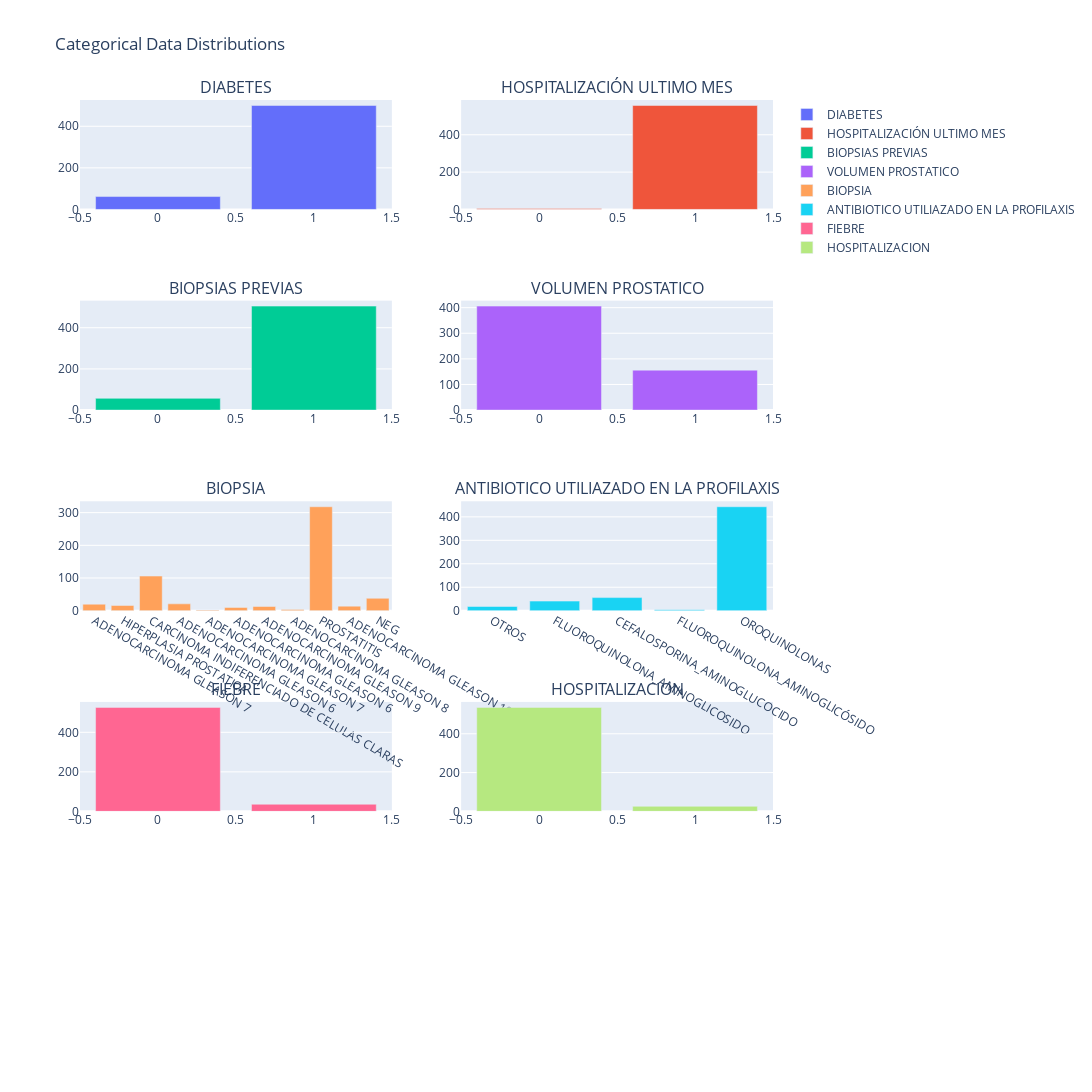

Source (notebook cell):
### Markdown cell above
Grafico de Columnas de las Variables Categoricas

### Code cell
fig = make_subplots(rows=5, cols=2, subplot_titles=categorical_columns)

for i,column in enumerate(categorical_columns):
    data = df[column]
    x = data.unique()
    y = data.value_counts()[:,1]
    row = i // 2 + 1
    col = i % 2 + 1
    fig.add_trace(go.Bar(x=x, y=y, name=column), row=row, col=col)

fig.update_layout(height=1800, width=1200, title_text="Categorical Data Distributions")

### Figure 1 — Plotly figure (JSON) as saved in the notebook; plotly's stock layout.template omitted (floating-point values rounded to 4 significant figures)
{"data": [{"name": "DIABETES", "type": "bar", "x": [0, 1], "xaxis": "x", "y": [62, 500], "yaxis": "y"}, {"name": "HOSPITALIZACIÓN ULTIMO MES", "type": "bar", "x": [0, 1], "xaxis": "x2", "y": [5, 557], "yaxis": "y2"}, {"name": "BIOPSIAS PREVIAS", "type": "bar", "x": [0, 1], "xaxis": "x3", "y": [57, 505], "yaxis": "y3"}, {"name": "VOLUMEN PROSTATICO", "type": "bar", "x": [0, 1], "xaxis": "x4", "y": [406, 156], "yaxis": "y4"}, {"name": "BIOPSIA", "type": "bar", "x": ["ADENOCARCINOMA GLEASON 7 ", "HIPERPLASIA PROSTATICA", "CARCINOMA INDIFERENCIADO DE CELULAS CLARAS", "ADENOCARCINOMA GLEASON 6 ", "ADENOCARCINOMA GLEASON 7", "ADENOCARCINOMA GLEASON 6", "ADENOCARCINOMA GLEASON 9 ", "ADENOCARCINOMA GLEASON 8 ", "PROSTATITIS", "ADENOCARCINOMA GLEASON 10 ", "NEG"], "xaxis": "x5", "y": [20, 16, 106, 21, 2, 10, 13, 4, 318, 14, 38], "yaxis": "y5"}, {"name": "ANTIBIOTICO UTILIAZADO EN LA PROFILAXIS", "type": "bar", "x": ["OTROS", "FLUOROQUINOLONA_AMINOGLICOSIDO", "CEFALOSPORINA_AMINOGLUCOCIDO", "FLUOROQUINOLONA_AMINOGLICÓSIDO", "OROQUINOLONAS"], "xaxis": "x6", "y": [18, 41, 56, 4, 443], "yaxis": "y6"}, {"name": "FIEBRE", "type": "bar", "x": [0, 1], "xaxis": "x7", "y": [526, 36], "yaxis": "y7"}, {"name": "HOSPITALIZACION", "type": "bar", "x": [0, 1], "xaxis": "x8", "y": [536, 26], "yaxis": "y8"}], "layout": {"annotations": [{"font": {"size": 16}, "showarrow": false, "text": "DIABETES", "x": 0.225, "xanchor": "center", "xref": "paper", "y": 1, "yanchor": "bottom", "yref": "paper"}, {"font": {"size": 16}, "showarrow": false, "text": "HOSPITALIZACIÓN ULTIMO MES", "x": 0.775, "xanchor": "center", "xref": "paper", "y": 1, "yanchor": "bottom", "yref": "paper"}, {"font": {"size": 16}, "showarrow": false, "text": "BIOPSIAS PREVIAS", "x": 0.225, "xanchor": "center", "xref": "paper", "y": 0.78, "yanchor": "bottom", "yref": "paper"}, {"font": {"size": 16}, "showarrow": false, "text": "VOLUMEN PROSTATICO", "x": 0.775, "xanchor": "center", "xref": "paper", "y": 0.78, "yanchor": "bottom", "yref": "paper"}, {"font": {"size": 16}, "showarrow": false, "text": "BIOPSIA", "x": 0.225, "xanchor": "center", "xref": "paper", "y": 0.56, "yanchor": "bottom", "yref": "paper"}, {"font": {"size": 16}, "showarrow": false, "text": "ANTIBIOTICO UTILIAZADO EN LA PROFILAXIS", "x": 0.775, "xanchor": "center", "xref": "paper", "y": 0.56, "yanchor": "bottom", "yref": "paper"}, {"font": {"size": 16}, "showarrow": false, "text": "FIEBRE", "x": 0.225, "xanchor": "center", "xref": "paper", "y": 0.34, "yanchor": "bottom", "yref": "paper"}, {"font": {"size": 16}, "showarrow": false, "text": "HOSPITALIZACION", "x": 0.775, "xanchor": "center", "xref": "paper", "y": 0.34, "yanchor": "bottom", "yref": "paper"}], "height": 1800, "title": {"text": "Categorical Data Distributions"}, "width": 1200, "xaxis": {"anchor": "y", "domain": [0, 0.45]}, "xaxis10": {"anchor": "y10", "domain": [0.55, 1]}, "xaxis2": {"anchor": "y2", "domain": [0.55, 1]}, "xaxis3": {"anchor": "y3", "domain": [0, 0.45]}, "xaxis4": {"anchor": "y4", "domain": [0.55, 1]}, "xaxis5": {"anchor": "y5", "domain": [0, 0.45]}, "xaxis6": {"anchor": "y6", "domain": [0.55, 1]}, "xaxis7": {"anchor": "y7", "domain": [0, 0.45]}, "xaxis8": {"anchor": "y8", "domain": [0.55, 1]}, "xaxis9": {"anchor": "y9", "domain": [0, 0.45]}, "yaxis": {"anchor": "x", "domain": [0.88, 1]}, "yaxis10": {"anchor": "x10", "domain": [0, 0.12]}, "yaxis2": {"anchor": "x2", "domain": [0.88, 1]}, "yaxis3": {"anchor": "x3", "domain": [0.66, 0.78]}, "yaxis4": {"anchor": "x4", "domain": [0.66, 0.78]}, "yaxis5": {"anchor": "x5", "domain": [0.44, 0.56]}, "yaxis6": {"anchor": "x6", "domain": [0.44, 0.56]}, "yaxis7": {"anchor": "x7", "domain": [0.22, 0.34]}, "yaxis8": {"anchor": "x8", "domain": [0.22, 0.34]}, "yaxis9": {"anchor": "x9", "domain": [0, 0.12]}}}
